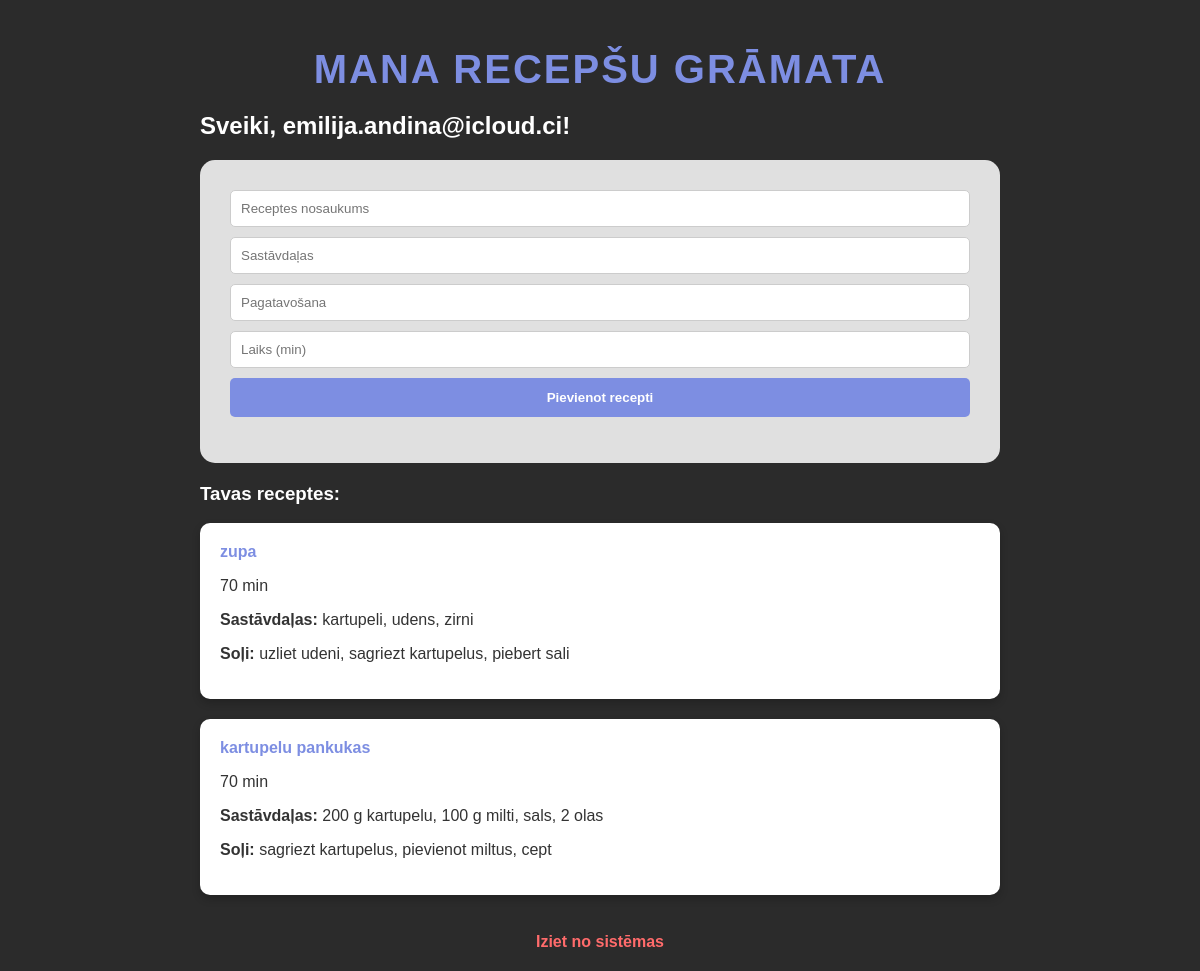
The page / (signed in) on the database its author committed.
### tables this page shows
CREATE TABLE recipes ( 
        id INTEGER PRIMARY KEY AUTOINCREMENT,
        title TEXT,
        ingredients TEXT,
        steps TEXT,
        time INTEGER,
        user_id INTEGER
    );

### app.py (the view)
@app.route("/")
def home():
    if "user_id" not in session:
        return redirect("/login")
    conn = get_db()
    cursor = conn.cursor()
    cursor.execute(
        "SELECT * FROM recipes WHERE user_id = ?",
        (session["user_id"],))
    recipes = cursor.fetchall()
    conn.close()
    return render_template("home.html", recipes=recipes, user=session.get("username"))

### app.py (called while the page is built)
def get_db():
    conn = sqlite3.connect("datubaze.db")
    conn.row_factory = sqlite3.Row
    return conn

### templates/home.html (shortened to what this page needs)
<link rel="stylesheet" href="{{ url_for('static', filename='style.css') }}">
<div class="home-wrapper">
    <h1 class="main-title">Mana Recepšu Grāmata</h1>
    <h2>Sveiki, {{ user }}!</h2>
    <div class="add-recipe-section">
        <form method="POST" action="/add">
            <input name="title" placeholder="Receptes nosaukums" class="my-input">
            <input name="ingredients" placeholder="Sastāvdaļas" class="my-input">
            <input name="steps" placeholder="Pagatavošana" class="my-input">
            <input name="time" placeholder="Laiks (min)" class="my-input">
            <button type="submit" class="submit-btn">Pievienot recepti</button>
        </form>
    </div>
    <div class="recipes-container">
        <h3>Tavas receptes:</h3>
        {% for r in recipes %}
        <div class="recipe-card">
            <h4>{{ r["title"] }}</h4>
            <p> {{ r['time'] }} min</p>
            <p><strong>Sastāvdaļas:</strong> {{ r['ingredients'] }}</p>
            <p><strong>Soļi:</strong> {{ r['steps'] }}</p> </div>
        </div>
        {% endfor %}
    <a href="/logout" class="logout-link">Iziet no sistēmas</a>

### static/style.css (style rules this page uses)
.form-container, .home-wrapper { width: 100%; max-width: 800px; }
.add-recipe-section, .form-container { background-color: #e0e0e0; padding: 30px; border-radius: 15px; color: black; text-align: center; margin-bottom: 20px; }
.my-input { width: 100%; padding: 10px; margin-bottom: 10px; border-radius: 5px; border: 1px solid #ccc; box-sizing: border-box; }
.submit-btn { background-color: #7d8ee2; color: white; border: none; padding: 12px; width: 100%; border-radius: 5px; cursor: pointer; font-weight: bold; }
.recipes-container { width: 100%; }
.recipe-card { background-color: white; color: #333; padding: 20px; border-radius: 10px; margin-bottom: 20px; box-shadow: 0 4px 8px rgba(0,0,0,0.2); width: 100%; box-sizing: border-box; display: block; }
.recipe-card h4 { margin: 0 0 10px 0; color: #7d8ee2; }
.logout-link { color: #ff6b6b; text-decoration: none; font-weight: bold; }
.main-title { text-align: center; font-size: 2.5rem; color: #7d8ee2; margin-bottom: 20px; text-transform: uppercase; letter-spacing: 2px; }

### rows shown on the page
recipes: title "zupa", time "70", ingredients "kartupeli, udens, zirni", steps "uzliet udeni, sagriezt kartupelus, piebert sali"
recipes: title "kartupelu pankukas", time "70", ingredients "200 g kartupelu, 100 g milti, sals, 2 olas", steps "sagriezt kartupelus, pievienot miltus, cept"

### other values the page prints
{{ user }} "emilija.andina@icloud.ci"
